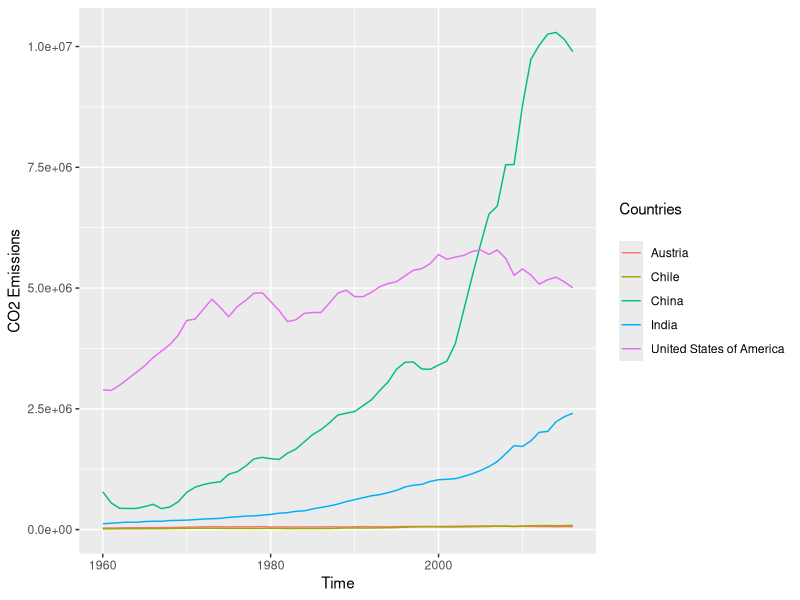
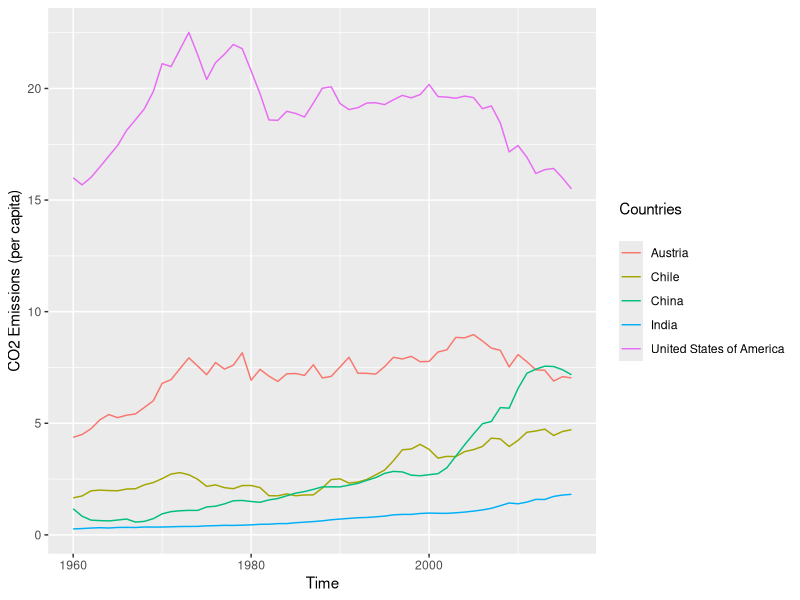
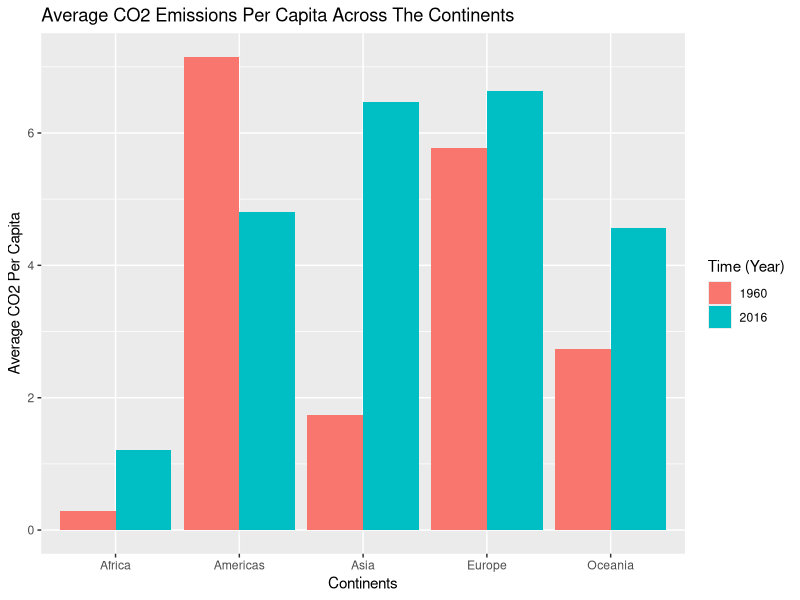
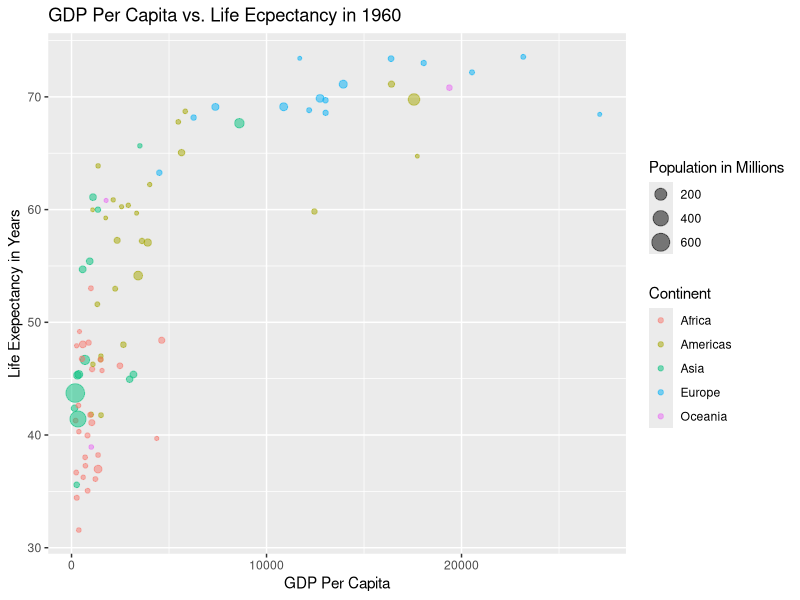
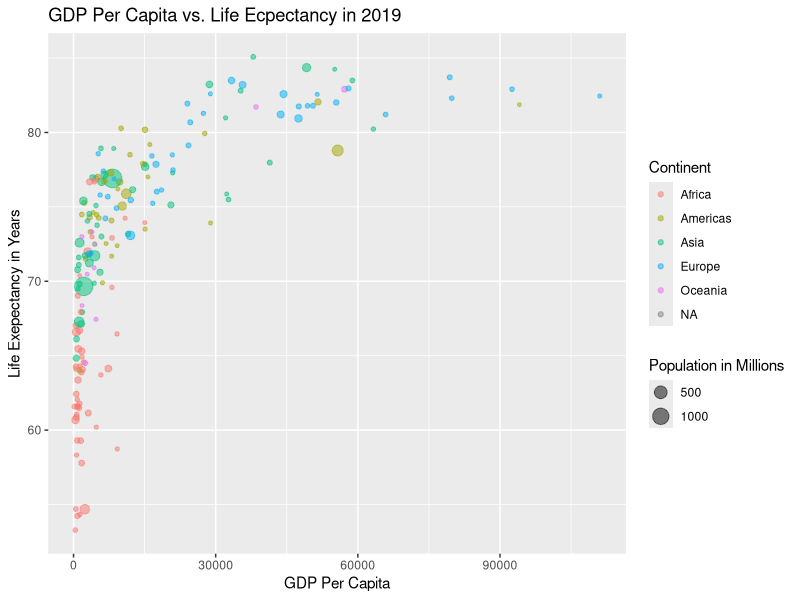
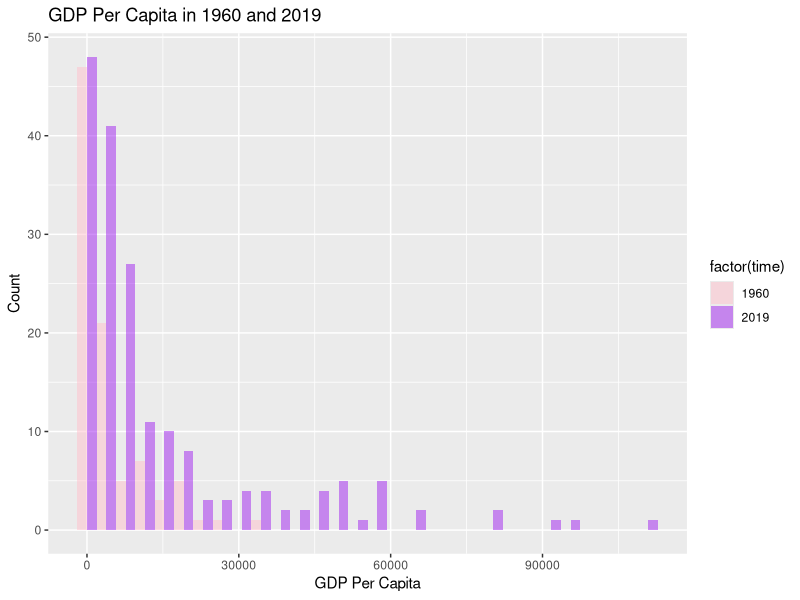

The R source for these figures, in order:
## ---- chunk 1
library(tidyverse)
world <- read_delim("gapminder.csv")
## ---- chunk 2
world %>% 
  dim()
## ---- chunk 3
world %>% 
  sample_n(5) %>% 
  knitr::kable()
## ---- chunk 4
world %>% 
  summarise(n = n_distinct(`iso3`))
## ---- chunk 5
world %>% 
  summarise(n = n_distinct(`iso2`))
## ---- chunk 6
world %>% 
  summarise(n = n_distinct(`name`))
## ---- chunk 7
world %>% 
  group_by(iso2) %>% 
  summarise(num = n_distinct(iso2)) %>% 
  arrange(desc(num))
## ---- chunk 8
world %>% 
  group_by(name) %>% 
  summarise(num = n_distinct(iso3)) %>% 
  arrange(desc(num))
## ---- chunk 9
world %>% 
  select(iso3) %>% 
  filter(iso3 == c("CHANISL", "GBM", "KOS", "NLD_CURACAO")) %>% 
  group_by(iso3) %>% 
  sample_n(1)
## ---- chunk 10
world %>% 
  filter(!is.na(time)) %>% 
  summarise(min=min(time), max=max(time))
## ---- chunk 11
world %>%
  group_by(time) %>% 
  filter(is.na(co2), is.na(co2_PC)) %>% 
  count() %>% 
  arrange(desc(n))
## ---- chunk 12
world %>% 
  filter(!is.na(co2)) %>% 
  filter(name == "United States of America" | name == "China" | name == "India" | name == "Chile" | name == "Austria") %>% 
  ggplot(aes(time, co2, col=factor(name))) +
  geom_line() +
  labs(x = "Time", y = "CO2 Emissions", col = "Countries\n")
## ---- chunk 13
world %>% 
  filter(!is.na(co2_PC)) %>% 
  filter(name == "United States of America" | name == "China" | name == "India" | name == "Chile" | name == "Austria") %>% 
  ggplot(aes(time, co2_PC, col=factor(name))) +
  geom_line() +
  labs(x = "Time", y = "CO2 Emissions (per capita)", col = "Countries\n")
## ---- chunk 14
world %>% 
  group_by(region) %>% 
  filter(!is.na(region)) %>%
  filter(time == 2016) %>% 
  summarise(new_avg = mean(co2_PC, na.rm = TRUE))
## ---- chunk 15
average_pc <- world %>% 
  select(region, co2_PC, time) %>%
  filter(!is.na(region), time %in% c("1960", "2016")) %>% 
  group_by(region, time) %>% 
  summarise(avgCO2 = mean(co2_PC, na.rm = TRUE))

ggplot(average_pc, aes(region, avgCO2, fill=factor(time))) +
  geom_col(position = "dodge") +
  labs(title = "Average CO2 Emissions Per Capita Across The Continents",
           x = "Continents",
           y = "Average CO2 Per Capita",
           fill = "Time (Year)")
## ---- chunk 16
co2_emitters <- world %>% 
  select(region, name, co2_PC, time) %>% 
  filter(time == "2016", !is.na(region), !is.na(co2_PC)) %>% 
  arrange(region, desc(co2_PC)) %>% 
  group_by(region)
## ---- chunk 17
co2_emitters %>% 
  top_n(3, co2_PC) %>% 
  head(6)
## ---- chunk 18
gdp_1960 <- world %>% 
  group_by(name) %>% 
  filter(!is.na(GDP_PC), !is.na(lifeExpectancy)) %>% 
  select(region, GDP_PC, lifeExpectancy, totalPopulation, time) %>% 
  filter(time == "1960")

ggplot(gdp_1960, aes(GDP_PC, lifeExpectancy, size = totalPopulation/1000000, col = factor(region))) +
  geom_point(alpha=0.5) +
  labs(x = "GDP Per Capita",
       y = "Life Exepectancy in Years",
       title = "GDP Per Capita vs. Life Ecpectancy in 1960",
       color = "Continent",
       size = "Population in Millions")
## ---- chunk 19
gdp_2019 <- world %>% 
  group_by(name) %>% 
  filter(!is.na(GDP_PC), !is.na(lifeExpectancy)) %>% 
  select(region, GDP_PC, lifeExpectancy, totalPopulation, time) %>% 
  filter(time == "2019")

ggplot(gdp_2019, aes(GDP_PC, lifeExpectancy, size = totalPopulation/1000000, col = factor(region))) +
  geom_point(alpha=0.5) +
  labs(x = "GDP Per Capita",
       y = "Life Exepectancy in Years",
       title = "GDP Per Capita vs. Life Ecpectancy in 2019",
       color = "Continent",
       size = "Population in Millions")
## ---- chunk 20
world %>% 
  group_by(region) %>% 
  filter(!is.na(lifeExpectancy)) %>% 
  select(lifeExpectancy, time, region) %>% 
  filter(time == "1960") %>% 
  summarise(average_le_1960 = mean(lifeExpectancy))
## ---- chunk 21
world %>% 
  group_by(region) %>% 
  filter(!is.na(lifeExpectancy)) %>% 
  filter(region !="") %>%
  select(lifeExpectancy, time, region) %>% 
  filter(time == "2019") %>% 
  summarise(average_le_2019 = mean(lifeExpectancy))
## ---- chunk 22
world %>% 
  select(region, lifeExpectancy, time) %>% 
  filter(!is.na(region), !is.na(lifeExpectancy), !is.na(time)) %>% 
  filter(time %in% c("1960", "2016")) %>% 
  group_by(region, time) %>% 
  summarise(average = mean(lifeExpectancy)) %>% 
  mutate(previous = lag(average), growth = average - previous)
## ---- chunk 23
world %>% 
  filter(!is.na(GDP_PC)) %>% 
  filter(time %in% c("1960", "2019")) %>% 
  ggplot(aes(GDP_PC, fill = factor(time))) +
  geom_histogram(alpha = 0.5, position = "dodge", bins = 30) +
  scale_fill_manual(values = c("pink", "purple"), labels = c("1960", "2019")) +
  labs(x = "GDP Per Capita",
       y = "Count",
       title = "GDP Per Capita in 1960 and 2019")
## ---- chunk 24
ranks <- world %>% 
  select(name, lifeExpectancy, time) %>% 
  filter(!is.na(lifeExpectancy), !is.na(name), time %in% c("1960", "2019")) %>% 
  arrange(time, desc(lifeExpectancy)) %>% 
  group_by(time) %>% 
  mutate(rankings = rank(desc(lifeExpectancy)))

ranks %>% 
  filter(name == "United States of America")
## ---- chunk 25
ranks %>% 
  select(name, time, rankings) %>% 
  group_by(time) %>% 
  mutate(total_n = max(rankings)) %>% 
  filter(name == "United States of America") %>% 
  summarise(relativerank = rankings/total_n)
